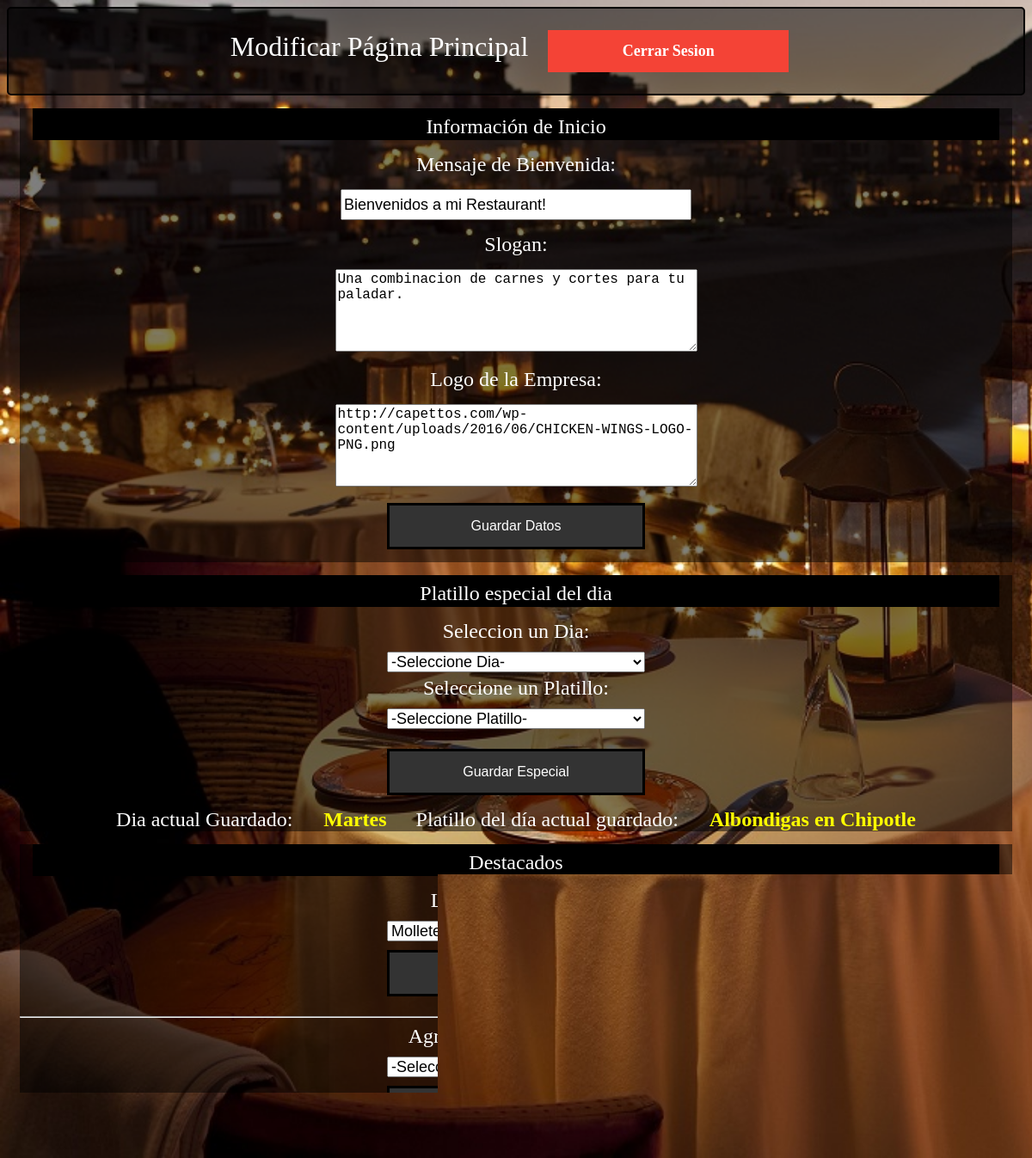
The app's page /Administrador/Inicio.php (signed in) with its own data.
### tables this page shows
CREATE TABLE `Contacto` (
  `idContacto` int(11) NOT NULL AUTO_INCREMENT,
  `Nombre` varchar(45) DEFAULT NULL,
  `Telefono` int(11) DEFAULT NULL,
  `Telefono2` int(11) DEFAULT NULL,
  `Email` varchar(45) DEFAULT NULL,
  `Direccion` varchar(150) DEFAULT NULL,
  `Maps` varchar(500) DEFAULT NULL,
  `Horario` varchar(200) DEFAULT NULL,
  `titulo_inicio` varchar(100) DEFAULT NULL,
  `slogan` varchar(200) DEFAULT NULL,
  `logo_empresa` varchar(10000) DEFAULT NULL,
  PRIMARY KEY (`idContacto`)
);

CREATE TABLE `Especial_del_dia` (
  `idEspecial_del_dia` int(11) NOT NULL,
  `id_Platillo` int(11) DEFAULT NULL,
  `Dia` varchar(20) DEFAULT NULL,
  PRIMARY KEY (`idEspecial_del_dia`),
  KEY `Platillo_idx` (`id_Platillo`),
  CONSTRAINT `Platillo` FOREIGN KEY (`id_Platillo`) REFERENCES `Platillo` (`idPlatillo`) ON DELETE NO ACTION ON UPDATE NO ACTION
);

CREATE TABLE `Platillo` (
  `idPlatillo` int(11) NOT NULL AUTO_INCREMENT,
  `Nombre` varchar(500) DEFAULT NULL,
  `Descripcion` varchar(500) DEFAULT NULL,
  `Sugerencia` varchar(1000) DEFAULT NULL,
  `Costo` double DEFAULT NULL,
  `Tipo_Platillo` varchar(50) DEFAULT NULL,
  `Img` varchar(10000) DEFAULT NULL,
  PRIMARY KEY (`idPlatillo`)
);

### Administrador/php/Conectar.php (called while the page is built, shortened)
<?php
	class Conectar
	{
		public function getConexion(){
			$mysql = new mysqli("127.0.0.1","root","linux123","RestaurantDB");
			return $mysql;
		}
		public function getInfoInicio()
		{
			$sql= $this->getConexion();
			$query  = "select titulo_inicio,slogan,logo_empresa from Contacto;";
			$res = $sql->query($query);
			return $res;
		}
		public function getPlatilloDia()
		{
			$sql= $this->getConexion();
			$query  = "select e.idEspecial_del_dia,p.Nombre,e.Dia ,p.idPlatillo from Especial_del_dia e, Platillo p
 where p.Nombre = (select Nombre from Platillo where idPlatillo = e.id_Platillo) ;";
			$res = $sql->query($query);
			return $res;
		}
		public function getDestacados()
		{
			$sql= $this->getConexion();
			$query  = " select d.idDestacados,p.Nombre
 from Destacados d , Platillo p
 where p.Nombre = (select Nombre from Platillo where idPlatillo = d.idPlatillo) ;";
			$res = $sql->query($query);
			return $res;
		}
	}
?>

### Administrador/Inicio.php (the view, shortened to what this page needs)
<!DOCTYPE html>
<html>
<head>
	<link rel="stylesheet" type="text/css" href="css/Inicio.css">
</head>
<body>
	<?php
		require "php/Conectar.php";
		$con = new Conectar();
	 ?>
	<div class="menu_principal">
		Modificar Página Principal <a href="php/logout.php">Cerrar Sesion</a>
	</div>
	<div class="encabezado">
		<div class="titulo">
			<label>Información de Inicio</label>
		</div>
		<?php
			$datos = $con->getInfoInicio();
			$fila = $datos->fetch_assoc();
		 ?>
		<form action="Inicio.php" method="post">
			<div>
				<label>Mensaje de Bienvenida: </label>
				<br>
				<?php
				 echo "<input type='text' name='mensaje'  required  value='".$fila['titulo_inicio']."'>";
				?>
			</div>
			<div>
				<label>Slogan: </label>
				<br>
				<?php echo
					"<textarea cols='40' rows='5' name='slogan' required>".$fila['slogan']."</textarea>";
				 ?>
			</div>
			<div>
				<label>Logo de la Empresa: </label>
				<br>
				<?php echo
					"<textarea cols='40' rows='5' name='logo' required>".$fila['logo_empresa']."</textarea>";
				 ?>
			</div>
			<div>
				<button name="btn_1">Guardar Datos</button>
			</div>
		</form>
	</div>
	<div class="encabezado">
		<div class="titulo">
			<label>Platillo especial del dia</label>
		</div>
			<?php
				$actual = $con->getPlatilloDia();
			 ?>
			 <form action="Inicio.php" method="post">
					 <div>
						<label>Seleccion un Dia: </label>
						<br>
						<select required name="dia">
						<option value="">-Seleccione Dia-</option>
					</select>
					<br>
					<label>Seleccione un Platillo: </label>
						<br>
						<select name="platillo" required>
							<option value="">-Seleccione Platillo-</option>
						</select>
						<br>
						<br>
						<button name='btn_2'>Guardar Especial</button>
					</div>
			 </form>
			<div>
				<label>Dia actual Guardado: </label>
				<?php
				$fila = $actual->fetch_assoc();
				echo
					"
						<label class='valor_texto'>".$fila['Dia']."</label>
					";
				 ?>
				<label>Platillo del día actual guardado: </label>
				<?php echo
					"
						<label class='valor_texto'>".$fila['Nombre']."</label>
					";
				 ?>
			</div>
	</div>
		<div class="encabezado">
		<div class="titulo">
			<label>Destacados</label>
		</div>
			<?php
				$reg2 = $con->getDestacados();
			 ?>
			<div class="destacado1">
				<form action='Inicio.php' method='post'>
					<label>Lista de Destacados: </label>
					<br>
					<select name='destacados'>
						<?php
							while ($f = $reg2->fetch_assoc()) {
								echo "
									<option value = '".$f['idDestacados']."'>".$f['Nombre']."</option>
								";
							}
						 ?>
					</select>
					<br>
					<button name="btn_3">Quitar de Destacados</button>
				</form>
			</div>
			<div class="panel_destacados">
				<form action='Inicio.php' method='post'>
					<hr>
					<label>Agregar nuevo destacado: </label>
					<br>
					<select name="destacados" required>
						<option value=''>-Seleccione un Destacado-</option>
						<br>
					</select>
					<br>
					<button name="btn_4">Agregar a Destacados</button>
				</form>
			</div>
		</div>
</body>
</html>

### Administrador/css/Inicio.css (style rules this page uses)
body { background-image: url("../img/fondo2.jpg"); background-repeat: repeat-y; background-attachment: fixed; background-size: cover; background-color: #464646; font-size: 100%; }
.menu_principal { margin: auto; border: 2px solid black; border-radius: 5px; padding: 10px; background: rgba(0,0,0,0.5); text-align: center; color: white; font-size: xx-large; }
a { width: 230px; margin: 15px; font-size:large; font-weight: bold; }
a:link, a:visited { background-color: #f44336; color: white; padding: 14px 25px; text-align: center; text-decoration: none; display: inline-block; }
.encabezado { background:rgba(0,0,0,0.5); color:white; margin:15px; text-align: center; }
.encabezado input { margin:15px; width:400px; height: 30px; font-size: large; }
.encabezado label { margin:15px; font-size: x-large; }
.encabezado textarea { margin: 15px; font-size: large; }
.titulo { background-color: black; text-align: center; color: white; margin: 15px; font-size: xx-large; }
.encabezado button { background-color: #333; border: solid black; color: white; width: 300px; padding: 15px 32px; text-align: center; text-decoration: none; display: inline-block; font-size: 16px; margin-bottom: 15px; }
.encabezado select { width: 300px; margin-top: 10px; margin-bottom: 5px; font-size: large; }
.valor_texto { color: yellow; font-weight: bold; }
.destacado1 select { margin-bottom: 10px; }
.panel_destacados select { margin-bottom: 10px; }

### records on screen
contacto: mensaje "Bienvenidos a mi Restaurant!", slogan "Una combinacion de carnes y cortes para tu paladar.", logo "http://capettos.com/wp-content/uploads/2016/06/CHICKEN-WINGS-LOGO-PNG.png"
especial_del_dia: Dia "Martes", id_Platillo.Nombre "Albondigas en Chipotle"

### other values on screen
form field destacados "Molletes Mexicanos"
